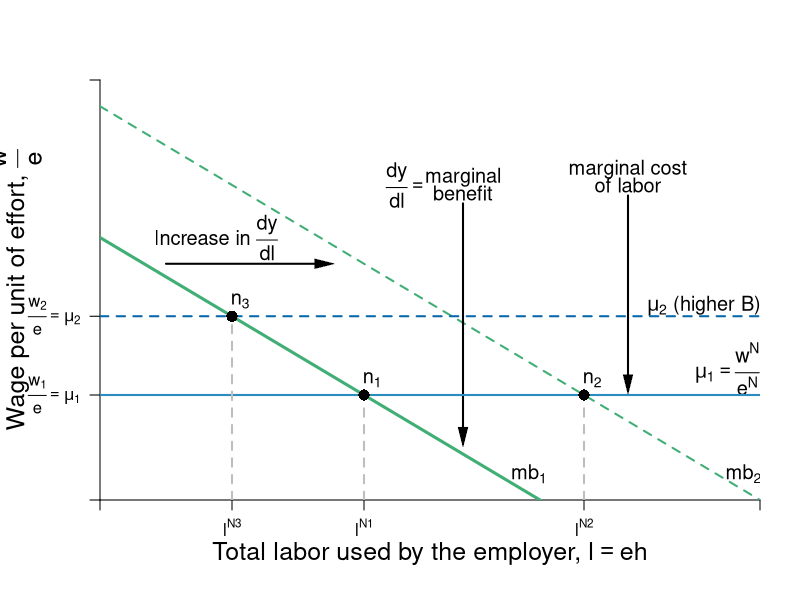

This chart was generated by the following R code:
require(shape)
pdf(file = "employment/employment_mrp_effort.pdf", width = 9, height = 7)

#Set parameters for graphics
axislabelsize <- 1.5
labelsize <- 1.2
graphlinewidth <- 3
segmentlinewidth <- 2

COL <- c("#7fc97f", "#beaed4", "#fdc086", "#ffff99", "#386cb0", "#f0027f", "#bf5b17", "#666666")
COLA <- c("#e0f3db", "#99d8c9","#66c2a4","#41ae76", "#238b45", "#005824")
COLB <- c("#c6dbef", "#4eb3d3", "#2b8cbe", "#0868ac","#084081")
COLC <- c("#fcfbfd", "#efedf5", "#dadaeb", "#bcbddc", "#9e9ac8", "#807dba", "#6a51a3", "#54278f", "#3f007d")

par(mar =  c(5, 5, 4, 2))

mrpL <- function(l, pmax = 20, s = 0.75) {
  pmax - s*l
}


xlims <- c(0, 20)
ylims <- c(0, 16)

npts <- 501 
x <- seq(xlims[1], xlims[2], length.out = npts)
y <- seq(ylims[1], ylims[2], length.out = npts) 
a <- c(46.08, 55, 64)
b <- c(46.08, 55, 64)

plot(0, 0, xlim = xlims, ylim = ylims, type = "n",
     xlab = expression(paste("")),
     ylab = expression(paste("")), 
     xaxt = "n", 
     yaxt = "n", 
     cex.lab = axislabelsize, 
     bty = "n",
     xaxs="i", 
     yaxs="i")

# ticksy <- seq(from = 0, to = ylims[2], by = 2)
# ylabels <- seq(from = 0, to = ylims[2], by = 2)
# ticksx <- seq(from = 0, to = xlims[2], by = 2)
# xlabels <- seq(from = 0, to = xlims[2], by = 2)
ticksy <- c(0, 4, 7, ylims[2])
ylabels <- c(NA, expression(paste(frac(w[1],e) == mu[1])), expression(paste( frac(w[2],e) == mu[2] )), NA)
ticksx <- c(0, (10-7)/0.75, (10-4)/0.75, (15-4)/0.75, xlims[2])
xlabels <- c(NA, expression(paste(l^{N3})), expression(paste(l^{N1})), expression(paste(l^{N2})), NA)

axis(1, at = ticksx, pos = 0, labels = xlabels)
axis(2, at = ticksy, pos = 0, labels = ylabels, las = 1)

npts <- 500 
xx1 <- seq(xlims[1], xlims[2], length.out = npts)

#Lines for mrs graph
lines(xx1, mrpL(xx1, pmax = 10), col = COLA[4], lwd = graphlinewidth)
lines(xx1, mrpL(xx1, pmax = 15), col = COLA[4], lty = 2, lwd = segmentlinewidth)

#Label axes
mtext(expression(paste("Total labor used by the employer, ", l == eh)), side = 1, line = 2.5, cex = axislabelsize)
text(-2.5, 0.5*ylims[2], expression(paste("Wage per unit of effort, ", frac(w,e) )), xpd = TRUE, cex = axislabelsize, srt = 90) 


#Arrows(18, 4, 18, 6.5, col = "black", lty = 1, code = 2, lwd = 2, arr.type = "triangle", arr.lwd = 0.5)
#text(16, 5.75, expression(paste("Change in ", mu)), cex = labelsize)


text(18.3, 7.4, expression(paste(mu[2], " (higher B)")), cex = labelsize)
text(19, 5, expression(paste(mu[1] == frac(w^N,e^N))), cex = labelsize)
text(16, 12.6, expression(paste("marginal cost")), cex = labelsize)
text(16, 12, expression(paste("of labor")), cex = labelsize)
Arrows(16, 11.6, 16, 4.4, col = "black", lty = 1, code = 2, lwd = 2, arr.type = "triangle", arr.lwd = 0.5)

Arrows(2, 9, 6.8, 9, col = "black", lty = 1, code = 2, lwd = 2, arr.type = "triangle", arr.lwd = 0.5)
text(3.5, 10, expression(paste("Increase in ", frac(dy, dl))), cex = labelsize)

text(9.3, 12, expression(paste(frac(dy, dl)==phantom())), cex = labelsize)
text(11, 12.3, expression(paste("marginal")), cex = labelsize)
text(11, 11.7, expression(paste("benefit")), cex = labelsize)
Arrows(11, 11.3, 11, 2.4, col = "black", lty = 1, code = 2, lwd = 2, arr.type = "triangle", arr.lwd = 0.5)

segments(0, 7, xlims[2], 7, lty = 2, col = COLB[4] , lwd = segmentlinewidth)
segments(0, 4, xlims[2], 4, lty = 1, col = COLB[3], lwd = segmentlinewidth)
segments((15-4)/0.75, 0, 11/0.75, 4, lty = 2, col = "gray", lwd = segmentlinewidth)
segments((10-7)/0.75, 0, (10-7)/0.75, 7, lty = 2, col = "gray", lwd = segmentlinewidth)
segments((10-4)/0.75, 0, (10-4)/0.75, 4, lty = 2, col = "gray", lwd = segmentlinewidth)
points((15-4)/0.75, 4, pch = 16, col = "black", cex = 1.5)
text((15-4)/0.75 + 0.25, 4 + 0.6, expression(paste(n[2])), cex = labelsize)
points((10-7)/0.75, 7, pch = 16, col = "black", cex = 1.5)
text((10-7)/0.75 + 0.25, 7 + 0.6, expression(paste(n[3])), cex = labelsize)
points((10-4)/0.75, 4, pch = 16, col = "black", cex = 1.5)
text((10-4)/0.75 + 0.25, 4 + 0.6, expression(paste(n[1])), cex = labelsize)



# text(80, 12.5, expression(paste("Excess Supply at ", p^H)), cex = labelsize)
# 
# Arrows(62, 5.5, 82, 5.5, col = "black", lty = 1, code = 3, lwd = 2, arr.type = "triangle", arr.lwd = 0.5)
# text(72, 4.75, expression(paste("Excess")), cex = labelsize)
# text(72, 3.75, expression(paste("Demand")), cex = labelsize)
# text(72, 2.75, expression(paste("at ", p^L)), cex = labelsize)



#Label Demand
text(13, 1, expression(paste(mb[1])), cex = labelsize)
text(19.5, 1, expression(paste(mb[2])), cex = labelsize)

dev.off()
